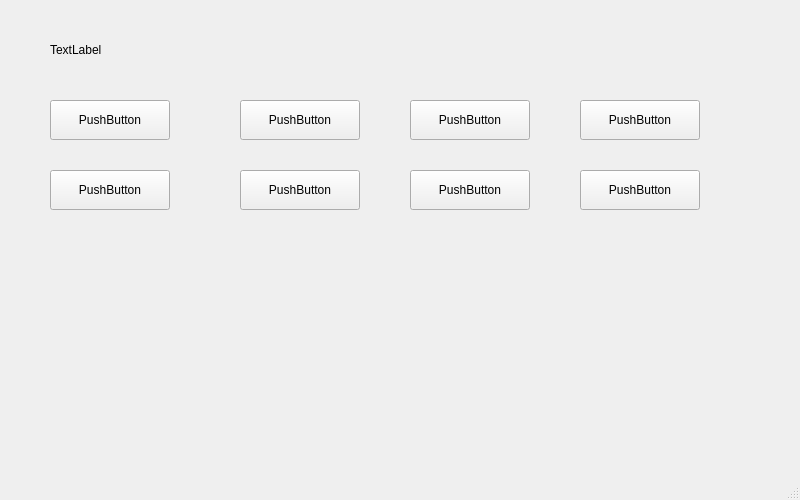
<?xml version="1.0" encoding="UTF-8"?>
<ui version="4.0">
 <class>mainWindow</class>
 <widget class="QMainWindow" name="mainWindow">
  <property name="geometry">
   <rect>
    <x>0</x>
    <y>0</y>
    <width>800</width>
    <height>500</height>
   </rect>
  </property>
  <property name="windowTitle">
   <string>Tools</string>
  </property>
  <property name="toolButtonStyle">
   <enum>Qt::ToolButtonFollowStyle</enum>
  </property>
  <widget class="QWidget" name="centralwidget">
   <widget class="QLabel" name="label">
    <property name="geometry">
     <rect>
      <x>50</x>
      <y>30</y>
      <width>700</width>
      <height>40</height>
     </rect>
    </property>
    <property name="text">
     <string>TextLabel</string>
    </property>
   </widget>
   <widget class="QPushButton" name="pushButton">
    <property name="geometry">
     <rect>
      <x>50</x>
      <y>100</y>
      <width>120</width>
      <height>40</height>
     </rect>
    </property>
    <property name="text">
     <string>PushButton</string>
    </property>
   </widget>
   <widget class="QPushButton" name="pushButton_2">
    <property name="geometry">
     <rect>
      <x>240</x>
      <y>100</y>
      <width>120</width>
      <height>40</height>
     </rect>
    </property>
    <property name="text">
     <string>PushButton</string>
    </property>
   </widget>
   <widget class="QPushButton" name="pushButton_3">
    <property name="geometry">
     <rect>
      <x>580</x>
      <y>100</y>
      <width>120</width>
      <height>40</height>
     </rect>
    </property>
    <property name="text">
     <string>PushButton</string>
    </property>
   </widget>
   <widget class="QPushButton" name="pushButton_4">
    <property name="geometry">
     <rect>
      <x>410</x>
      <y>100</y>
      <width>120</width>
      <height>40</height>
     </rect>
    </property>
    <property name="text">
     <string>PushButton</string>
    </property>
   </widget>
   <widget class="QPushButton" name="pushButton_5">
    <property name="geometry">
     <rect>
      <x>240</x>
      <y>170</y>
      <width>120</width>
      <height>40</height>
     </rect>
    </property>
    <property name="text">
     <string>PushButton</string>
    </property>
   </widget>
   <widget class="QPushButton" name="pushButton_6">
    <property name="geometry">
     <rect>
      <x>410</x>
      <y>170</y>
      <width>120</width>
      <height>40</height>
     </rect>
    </property>
    <property name="text">
     <string>PushButton</string>
    </property>
   </widget>
   <widget class="QPushButton" name="pushButton_7">
    <property name="geometry">
     <rect>
      <x>50</x>
      <y>170</y>
      <width>120</width>
      <height>40</height>
     </rect>
    </property>
    <property name="text">
     <string>PushButton</string>
    </property>
   </widget>
   <widget class="QPushButton" name="pushButton_8">
    <property name="geometry">
     <rect>
      <x>580</x>
      <y>170</y>
      <width>120</width>
      <height>40</height>
     </rect>
    </property>
    <property name="text">
     <string>PushButton</string>
    </property>
   </widget>
  </widget>
  <widget class="QMenuBar" name="menubar">
   <property name="geometry">
    <rect>
     <x>0</x>
     <y>0</y>
     <width>800</width>
     <height>22</height>
    </rect>
   </property>
  </widget>
  <widget class="QStatusBar" name="statusbar"/>
 </widget>
 <resources/>
 <connections/>
</ui>
